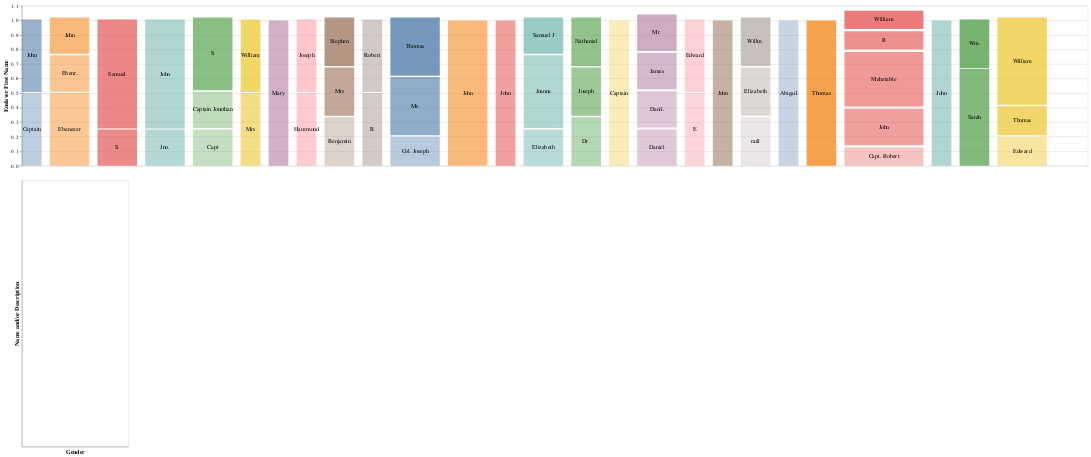

This figure's notebook cell:
### Code cell
# base chart to build on top of
base = (
    alt.Chart(data=multi_slaves)
    .transform_aggregate(count_="count()", groupby=["Enslaver Last Name", "Enslaver First Name"])
    .transform_stack(
        stack="count_",
        as_=["stack_count_Enslaver_Last_Name1", "stack_count_Enslaver_Last_Name2"],
        offset="normalize",
        sort=[alt.SortField("Enslaver Last Name", "ascending")],
        groupby=[],
    )
    .transform_window(
        x="min(stack_count_Enslaver_Last_Name1)",
        x2="max(stack_count_Enslaver_Last_Name2)",
        rank_First="dense_rank()",
        distinct_First="distinct(Enslaver First Name)",
        groupby=["Enslaver Last Name"],
        frame=[None, None],
        sort=[alt.SortField("Enslaver First Name", "ascending")],
    )
    .transform_window(
        rank_Last="dense_rank()",
        frame=[None, None],
        sort=[alt.SortField("Enslaver Last Name", "ascending")],
    )
    .transform_stack(
        stack="count_",
        groupby=["Enslaver Last Name"],
        as_=["y", "y2"],
        offset="normalize",
        sort=[alt.SortField("Enslaver First Name", "ascending")],
    )
    .transform_calculate(
        ny="datum.y + (datum.rank_First - 1) * datum.distinct_First * 0.01 / 3",
        ny2="datum.y2 + (datum.rank_First - 1) * datum.distinct_First * 0.01 / 3",
        nx="datum.x + (datum.rank_Last - 1) * 0.01",
        nx2="datum.x2 + (datum.rank_Last - 1) * 0.01",
        xc="(datum.nx+datum.nx2)/2",
        yc="(datum.ny+datum.ny2)/2",
    ).properties(
        height=300,
        width=2000
    )
)

# get geometry for rectangles
rect = base.mark_rect().encode(
    x=alt.X("nx:Q").axis(None),
    x2="nx2",
    y=alt.Y("ny:Q").axis(None),
    y2="ny2",
    color=alt.Color("Enslaver Last Name:N").legend(None),
    opacity=alt.Opacity("Enslaver First Name:N").legend(None),
    tooltip=["Enslaver Last Name:N", "Enslaver First Name:N"],
)

# add labels to rectangles
text = base.mark_text(baseline="middle").encode(
    alt.X("xc:Q").axis(None),
    alt.Y("yc:Q").title("Enslaver First Name"),
    text="Enslaver First Name:N"
)

# combine to create mosaic
mosaic = rect + text

# add enslaver name labels
origin_labels = base.mark_text(baseline="middle", align="center").encode(
    alt.X("min(xc):Q").title("Enslaver Last Name").axis(orient="top", labelColor='white'),
    alt.Color("Enslaver Last Name").legend(None),
    text="Enslaver Last Name",
).properties(height=10, width=2000, title='Enslaver Families in 1775 Charlestown')

# combine chart together
mosaic_w_labels = (
    (origin_labels & mosaic)
    .resolve_scale(x="shared")
    .configure_view(stroke="")
    .configure_concat(spacing=1)
    .configure_axis(domain=False, ticks=False, labels=True, grid=False)
)

# create brush to link to other chart
brush = alt.selection_interval(empty=True)
mosaic_w_labels = mosaic_w_labels.add_params(brush)

# make gender chart connected by brush
family_bar = alt.Chart(data=multi_slaves, title='Gender of Enslaved People').transform_aggregate(count_="count()",
                                                              groupby=["Enslaver Last Name",
                                                                       "Enslaver First Name",
                                                                       "Name and/or Description",
                                                                      "Gender"]).transform_stack(
        stack="count_",
        as_=["stack_count_Enslaver_Last_Name1", "stack_count_Enslaver_Last_Name2"],
        offset="normalize",
        sort=[alt.SortField("Enslaver Last Name", "ascending")],
        groupby=[],
    ).transform_window(
        x="min(stack_count_Enslaver_Last_Name1)",
        x2="max(stack_count_Enslaver_Last_Name2)",
        rank_First="dense_rank()",
        distinct_First="distinct(Enslaver First Name)",
        groupby=["Enslaver Last Name"],
        frame=[None, None],
        sort=[alt.SortField("Enslaver First Name", "ascending")],
    ).transform_window(
        rank_Last="dense_rank()",
        frame=[None, None],
        sort=[alt.SortField("Enslaver Last Name", "ascending")],
    ).transform_stack(
        stack="count_",
        groupby=["Enslaver Last Name"],
        as_=["y", "y2"],
        offset="normalize",
        sort=[alt.SortField("Enslaver First Name", "ascending")],
    ).transform_calculate(
        ny="datum.y + (datum.rank_First - 1) * datum.distinct_First * 0.01 / 3",
        ny2="datum.y2 + (datum.rank_First - 1) * datum.distinct_First * 0.01 / 3",
        nx="datum.x + (datum.rank_Last - 1) * 0.01",
        nx2="datum.x2 + (datum.rank_Last - 1) * 0.01",
        xc="(datum.nx+datum.nx2)/2",
        yc="(datum.ny+datum.ny2)/2",
    ).mark_bar().encode(
    x=alt.X('Gender:N', axis=alt.Axis(labelAngle=0)),
    y=alt.Y('Name and/or Description:N', title='Name and/or Description'),
    color='Enslaver Last Name:N',
    tooltip=['Enslaver First Name', 'Enslaver Last Name']
).transform_filter(brush).properties(
        height=550,
        width=300
)

interactive_enslavers = ((mosaic_w_labels & family_bar).configure_concat(spacing=50).configure_axis(domain=False, ticks=False, labels=True, grid=False))
interactive_enslavers

### Figure 1 — Vega-Lite specification as saved in the notebook (floating-point values rounded to 4 significant figures)
{"config": {"view": {"continuousWidth": 300, "continuousHeight": 300}}, "vconcat": [{"layer": [{"mark": {"type": "rect"}, "encoding": {"color": {"field": "Enslaver Last Name", "legend": null, "type": "nominal"}, "opacity": {"field": "Enslaver First Name", "legend": null, "type": "nominal"}, "tooltip": [{"field": "Enslaver Last Name", "type": "nominal"}, {"field": "Enslaver First Name", "type": "quantitative"}], "x": {"axis": null, "field": "nx", "type": "quantitative"}, "x2": {"field": "nx2"}, "y": {"field": "ny", "type": "quantitative"}, "y2": {"field": "ny2"}}, "name": "view_1", "transform": [{"aggregate": [{"op": "count", "as": "count_"}], "groupby": ["Enslaver Last Name", "Enslaver First Name"]}, {"groupby": [], "stack": "count_", "offset": "normalize", "sort": [{"field": "Enslaver Last Name", "order": "ascending"}], "as": ["stack_count_Enslaver_Last_Name1", "stack_count_Enslaver_Last_Name2"]}, {"window": [{"op": "min", "field": "stack_count_Enslaver_Last_Name1", "as": "x"}, {"op": "max", "field": "stack_count_Enslaver_Last_Name2", "as": "x2"}, {"op": "dense_rank", "field": "", "as": "rank_First"}, {"op": "distinct", "field": "Enslaver First Name", "as": "distinct_First"}], "frame": [null, null], "groupby": ["Enslaver Last Name"], "sort": [{"field": "Enslaver First Name", "order": "ascending"}]}, {"window": [{"op": "dense_rank", "field": "", "as": "rank_Last"}], "frame": [null, null], "sort": [{"field": "Enslaver Last Name", "order": "ascending"}]}, {"groupby": ["Enslaver Last Name"], "stack": "count_", "offset": "normalize", "sort": [{"field": "Enslaver First Name", "order": "ascending"}], "as": ["y", "y2"]}, {"calculate": "datum.y + (datum.rank_First - 1) * datum.distinct_First * 0.01 / 3", "as": "ny"}, {"calculate": "datum.y2 + (datum.rank_First - 1) * datum.distinct_First * 0.01 / 3", "as": "ny2"}, {"calculate": "datum.x + (datum.rank_Last - 1) * 0.01", "as": "nx"}, {"calculate": "datum.x2 + (datum.rank_Last - 1) * 0.01", "as": "nx2"}, {"calculate": "(datum.nx+datum.nx2)/2", "as": "xc"}, {"calculate": "(datum.ny+datum.ny2)/2", "as": "yc"}]}, {"mark": {"type": "text", "baseline": "middle"}, "encoding": {"text": {"field": "Enslaver First Name", "type": "nominal"}, "x": {"axis": null, "field": "xc", "type": "quantitative"}, "y": {"field": "yc", "title": "Enslaver First Name", "type": "quantitative"}}, "transform": [{"aggregate": [{"op": "count", "as": "count_"}], "groupby": ["Enslaver Last Name", "Enslaver First Name"]}, {"groupby": [], "stack": "count_", "offset": "normalize", "sort": [{"field": "Enslaver Last Name", "order": "ascending"}], "as": ["stack_count_Enslaver_Last_Name1", "stack_count_Enslaver_Last_Name2"]}, {"window": [{"op": "min", "field": "stack_count_Enslaver_Last_Name1", "as": "x"}, {"op": "max", "field": "stack_count_Enslaver_Last_Name2", "as": "x2"}, {"op": "dense_rank", "field": "", "as": "rank_First"}, {"op": "distinct", "field": "Enslaver First Name", "as": "distinct_First"}], "frame": [null, null], "groupby": ["Enslaver Last Name"], "sort": [{"field": "Enslaver First Name", "order": "ascending"}]}, {"window": [{"op": "dense_rank", "field": "", "as": "rank_Last"}], "frame": [null, null], "sort": [{"field": "Enslaver Last Name", "order": "ascending"}]}, {"groupby": ["Enslaver Last Name"], "stack": "count_", "offset": "normalize", "sort": [{"field": "Enslaver First Name", "order": "ascending"}], "as": ["y", "y2"]}, {"calculate": "datum.y + (datum.rank_First - 1) * datum.distinct_First * 0.01 / 3", "as": "ny"}, {"calculate": "datum.y2 + (datum.rank_First - 1) * datum.distinct_First * 0.01 / 3", "as": "ny2"}, {"calculate": "datum.x + (datum.rank_Last - 1) * 0.01", "as": "nx"}, {"calculate": "datum.x2 + (datum.rank_Last - 1) * 0.01", "as": "nx2"}, {"calculate": "(datum.nx+datum.nx2)/2", "as": "xc"}, {"calculate": "(datum.ny+datum.ny2)/2", "as": "yc"}]}], "height": 300, "width": 2000}, {"mark": {"type": "bar"}, "encoding": {"color": {"field": "Enslaver Last Name", "type": "nominal"}, "x": {"axis": {"labelAngle": 0}, "field": "Gender", "type": "nominal"}, "y": {"field": "Name and/or Description", "type": "nominal"}}, "height": 500, "transform": [{"aggregate": [{"op": "count", "as": "count_"}], "groupby": ["Enslaver Last Name", "Enslaver First Name", "Name and/or Description", "Gender"]}, {"groupby": [], "stack": "count_", "offset": "normalize", "sort": [{"field": "Enslaver Last Name", "order": "ascending"}], "as": ["stack_count_Enslaver_Last_Name1", "stack_count_Enslaver_Last_Name2"]}, {"window": [{"op": "min", "field": "stack_count_Enslaver_Last_Name1", "as": "x"}, {"op": "max", "field": "stack_count_Enslaver_Last_Name2", "as": "x2"}, {"op": "dense_rank", "field": "", "as": "rank_First"}, {"op": "distinct", "field": "Enslaver First Name", "as": "distinct_First"}], "frame": [null, null], "groupby": ["Enslaver Last Name"], "sort": [{"field": "Enslaver First Name", "order": "ascending"}]}, {"window": [{"op": "dense_rank", "field": "", "as": "rank_Last"}], "frame": [null, null], "sort": [{"field": "Enslaver Last Name", "order": "ascending"}]}, {"groupby": ["Enslaver Last Name"], "stack": "count_", "offset": "normalize", "sort": [{"field": "Enslaver First Name", "order": "ascending"}], "as": ["y", "y2"]}, {"calculate": "datum.y + (datum.rank_First - 1) * datum.distinct_First * 0.01 / 3", "as": "ny"}, {"calculate": "datum.y2 + (datum.rank_First - 1) * datum.distinct_First * 0.01 / 3", "as": "ny2"}, {"calculate": "datum.x + (datum.rank_Last - 1) * 0.01", "as": "nx"}, {"calculate": "datum.x2 + (datum.rank_Last - 1) * 0.01", "as": "nx2"}, {"calculate": "(datum.nx+datum.nx2)/2", "as": "xc"}, {"calculate": "(datum.ny+datum.ny2)/2", "as": "yc"}, {"filter": {"param": "param_1", "empty": false}}], "width": 200}], "data": {"name": "data-6faf342c81f7f04c9aae6a14df9f0888"}, "params": [{"name": "param_1", "select": {"type": "interval"}, "views": ["view_1"]}], "$schema": "https://vega.github.io/schema/vega-lite/v5.17.0.json", "datasets": {"data-6faf342c81f7f04c9aae6a14df9f0888": [{"Year of Record": 1741, "Total People Enslaved in Record": 1, "# Male": 0, "# Female": 1, "# Black": 1, "# Native": 0, "Name and/or Description": "Coelia", "Enslaver Last Name": "Alford", "Enslaver First Name": "Captain", "Town": "Charlestown", "Unique ID": "ID_1", "Gender": "Female"}, {"Year of Record": 1751, "Total People Enslaved in Record": 1, "# Male": 0, "# Female": 1, "# Black": 1, "# Native": 0, "Name and/or Description": "Phillis", "Enslaver Last Name": "Alford", "Enslaver First Name": "John", "Town": "Charlestown", "Unique ID": "ID_2", "Gender": "Female"}, {"Year of Record": 1749, "Total People Enslaved in Record": 1, "# Male": 0, "# Female": 1, "# Black": 1, "# Native": 0, "Name and/or Description": "Belinda ", "Enslaver Last Name": "Austin", "Enslaver First Name": "John", "Town": "Charlestown", "Unique ID": "ID_5", "Gender": "Female"}, {"Year of Record": 1721, "Total People Enslaved in Record": 1, "# Male": 1, "# Female": 0, "# Black": 1, "# Native": 0, "Name and/or Description": "Cezar ", "Enslaver Last Name": "Austin", "Enslaver First Name": "Ebenr.", "Town": "Charlestown", "Unique ID": "ID_6", "Gender": "Male"}, {"Year of Record": 1751, "Total People Enslaved in Record": 1, "# Male": 0, "# Female": 1, "# Black": 1, "# Native": 0, "Name and/or Description": "Grace", "Enslaver Last Name": "Austin", "Enslaver First Name": "Ebenezer", "Town": "Charlestown", "Unique ID": "ID_7", "Gender": "Female"}, {"Year of Record": 1751, "Total People Enslaved in Record": 1, "# Male": 0, "# Female": 1, "# Black": 1, "# Native": 0, "Name and/or Description": "Nanne", "Enslaver Last Name": "Austin", "Enslaver First Name": "Ebenezer", "Town": "Charlestown", "Unique ID": "ID_8", "Gender": "Female"}, {"Year of Record": 1741, "Total People Enslaved in Record": 1, "# Male": 1, "# Female": 0, "# Black": 1, "# Native": 0, "Name and/or Description": "Jupiter", "Enslaver Last Name": "Cary", "Enslaver First Name": "Samuel", "Town": "Charlestown", "Unique ID": "ID_16", "Gender": "Male"}, {"Year of Record": 1741, "Total People Enslaved in Record": 1, "# Male": 0, "# Female": 1, "# Black": 1, "# Native": 0, "Name and/or Description": "Marcah", "Enslaver Last Name": "Cary", "Enslaver First Name": "Samuel", "Town": "Charlestown", "Unique ID": "ID_17", "Gender": "Female"}, {"Year of Record": 1741, "Total People Enslaved in Record": 1, "# Male": 1, "# Female": 0, "# Black": 1, "# Native": 0, "Name and/or Description": "Tartar", "Enslaver Last Name": "Cary", "Enslaver First Name": "S.", "Town": "Charlestown", "Unique ID": "ID_18", "Gender": "Male"}, {"Year of Record": 1741, "Total People Enslaved in Record": 1, "# Male": 1, "# Female": 0, "# Black": 1, "# Native": 0, "Name and/or Description": "Wenham", "Enslaver Last Name": "Cary", "Enslaver First Name": "Samuel", "Town": "Charlestown", "Unique ID": "ID_19", "Gender": "Male"}, {"Year of Record": 1755, "Total People Enslaved in Record": 1, "# Male": 1, "# Female": 0, "# Black": 1, "# Native": 0, "Name and/or Description": "Mark", "Enslaver Last Name": "Codman", "Enslaver First Name": "John", "Town": "Charlestown", "Unique ID": "ID_24", "Gender": "Male"}, {"Year of Record": 1755, "Total People Enslaved in Record": 1, "# Male": 0, "# Female": 1, "# Black": 1, "# Native": 0, "Name and/or Description": "Phebe ", "Enslaver Last Name": "Codman", "Enslaver First Name": "John", "Town": "Charlestown", "Unique ID": "ID_25", "Gender": "Female"}, {"Year of Record": 1755, "Total People Enslaved in Record": 1, "# Male": 0, "# Female": 1, "# Black": 1, "# Native": 0, "Name and/or Description": "Phillis", "Enslaver Last Name": "Codman", "Enslaver First Name": "John", "Town": "Charlestown", "Unique ID": "ID_26", "Gender": "Female"}, {"Year of Record": 1770, "Total People Enslaved in Record": 1, "# Male": 1, "# Female": 0, "# Black": 1, "# Native": 0, "Name and/or Description": "Pompey ", "Enslaver Last Name": "Codman", "Enslaver First Name": "Jno.", "Town": "Charlestown", "Unique ID": "ID_27", "Gender": "Male"}, {"Year of Record": 1771, "Total People Enslaved in Record": 1, "# Male": 1, "# Female": 0, "# Black": 1, "# Native": 0, "Name and/or Description": "Bacchus", "Enslaver Last Name": "Dowse", "Enslaver First Name": "Capt", "Town": "Charlestown", "Unique ID": "ID_30", "Gender": "Male"}, {"Year of Record": 1766, "Total People Enslaved in Record": 1, "# Male": 1, "# Female": 0, "# Black": 1, "# Native": 0, "Name and/or Description": "Juba", "Enslaver Last Name": "Dowse", "Enslaver First Name": "S", "Town": "Charlestown", "Unique ID": "ID_31", "Gender": "Male"}, {"Year of Record": 1713, "Total People Enslaved in Record": 1, "# Male": 1, "# Female": 0, "# Black": 1, "# Native": 0, "Name and/or Description": "man", "Enslaver Last Name": "Dowse", "Enslaver First Name": "Captain Jonathan", "Town": "Charlestown", "Unique ID": "ID_32", "Gender": "Male"}, {"Year of Record": 1746, "Total People Enslaved in Record": 1, "# Male": 0, "# Female": 1, "# Black": 1, "# Native": 0, "Name and/or Description": "Phillida", "Enslaver Last Name": "Dowse", "Enslaver First Name": "S", "Town": "Charlestown", "Unique ID": "ID_33", "Gender": "Female"}, {"Year of Record": 1751, "Total People Enslaved in Record": 1, "# Male": 0, "# Female": 1, "# Black": 1, "# Native": 0, "Name and/or Description": "Dina", "Enslaver Last Name": "Foster", "Enslaver First Name": "Mrs", "Town": "Charlestown", "Unique ID": "ID_37", "Gender": "Female"}, {"Year of Record": 1748, "Total People Enslaved in Record": 1, "# Male": 1, "# Female": 0, "# Black": 1, "# Native": 0, "Name and/or Description": "Pompey", "Enslaver Last Name": "Foster", "Enslaver First Name": "William", "Town": "Charlestown", "Unique ID": "ID_38", "Gender": "Male"}, {"Year of Record": 1729, "Total People Enslaved in Record": 1, "# Male": 1, "# Female": 0, "# Black": 1, "# Native": 0, "Name and/or Description": "Jack ", "Enslaver Last Name": "Frothingham", "Enslaver First Name": "Mary", "Town": "Charlestown", "Unique ID": "ID_41", "Gender": "Male"}, {"Year of Record": 1710, "Total People Enslaved in Record": 1, "# Male": 0, "# Female": 1, "# Black": 1, "# Native": 0, "Name and/or Description": "Robin", "Enslaver Last Name": "Frothingham", "Enslaver First Name": "Mary", "Town": "Charlestown", "Unique ID": "ID_42", "Gender": "Female"}, {"Year of Record": 1742, "Total People Enslaved in Record": 1, "# Male": 0, "# Female": 1, "# Black": 1, "# Native": 0, "Name and/or Description": "Flora ", "Enslaver Last Name": "Gowen", "Enslaver First Name": "Joseph", "Town": "Charlestown", "Unique ID": "ID_45", "Gender": "Female"}, {"Year of Record": 1762, "Total People Enslaved in Record": 1, "# Male": 1, "# Female": 0, "# Black": 1, "# Native": 0, "Name and/or Description": "Fortune", "Enslaver Last Name": "Gowen", "Enslaver First Name": "Hammond", "Town": "Charlestown", "Unique ID": "ID_46", "Gender": "Male"}, {"Year of Record": 1762, "Total People Enslaved in Record": 1, "# Male": 0, "# Female": 1, "# Black": 1, "# Native": 0, "Name and/or Description": "Jane", "Enslaver Last Name": "Kent", "Enslaver First Name": "Mrs", "Town": "Charlestown", "Unique ID": "ID_53", "Gender": "Female"}, {"Year of Record": 1753, "Total People Enslaved in Record": 1, "# Male": 0, "# Female": 1, "# Black": 1, "# Native": 0, "Name and/or Description": "Jenny", "Enslaver Last Name": "Kent", "Enslaver First Name": "Benjamin", "Town": "Charlestown", "Unique ID": "ID_54", "Gender": "Female"}, {"Year of Record": 1753, "Total People Enslaved in Record": 1, "# Male": 0, "# Female": 1, "# Black": 1, "# Native": 0, "Name and/or Description": "Violet", "Enslaver Last Name": "Kent", "Enslaver First Name": "Stephen", "Town": "Charlestown", "Unique ID": "ID_55", "Gender": "Female"}, {"Year of Record": 1749, "Total People Enslaved in Record": 1, "# Male": 1, "# Female": 0, "# Black": 1, "# Native": 0, "Name and/or Description": "Charlestown", "Enslaver Last Name": "Luist", "Enslaver First Name": "R", "Town": "Charlestown", "Unique ID": "ID_57", "Gender": "Male"}, {"Year of Record": 1759, "Total People Enslaved in Record": 1, "# Male": 1, "# Female": 0, "# Black": 1, "# Native": 0, "Name and/or Description": "Jack", "Enslaver Last Name": "Luist", "Enslaver First Name": "Robert", "Town": "Charlestown", "Unique ID": "ID_58", "Gender": "Male"}, {"Year of Record": 1771, "Total People Enslaved in Record": 1, "# Male": 1, "# Female": 0, "# Black": 1, "# Native": 0, "Name and/or Description": "Boston", "Enslaver Last Name": "Lynde", "Enslaver First Name": "Thomas", "Town": "Charlestown", "Unique ID": "ID_59", "Gender": "Male"}, {"Year of Record": 1771, "Total People Enslaved in Record": 1, "# Male": 1, "# Female": 0, "# Black": 1, "# Native": 0, "Name and/or Description": "Cimbo", "Enslaver Last Name": "Lynde", "Enslaver First Name": "Thomas", "Town": "Charlestown", "Unique ID": "ID_60", "Gender": "Male"}, {"Year of Record": 1713, "Total People Enslaved in Record": 1, "# Male": 0, "# Female": 0, "# Black": 1, "# Native": 0, "Name and/or Description": "servant", "Enslaver Last Name": "Lynde", "Enslaver First Name": "Col. Joseph", "Town": "Charlestown", "Unique ID": "ID_61", "Gender": "Male"}, {"Year of Record": 1764, "Total People Enslaved in Record": 1, "# Male": 0, "# Female": 0, "# Black": 1, "# Native": 0, "Name and/or Description": "servant", "Enslaver Last Name": "Lynde", "Enslaver First Name": "Mr.", "Town": "Charlestown", "Unique ID": "ID_62", "Gender": "Male"}, {"Year of Record": 1765, "Total People Enslaved in Record": 1, "# Male": 0, "# Female": 0, "# Black": 1, "# Native": 0, "Name and/or Description": "servant", "Enslaver Last Name": "Lynde", "Enslaver First Name": "Mr.", "Town": "Charlestown", "Unique ID": "ID_63", "Gender": "Male"}, {"Year of Record": 1730, "Total People Enslaved in Record": 1, "# Male": 1, "# Female": 0, "# Black": 1, "# Native": 0, "Name and/or Description": "Cesar", "Enslaver Last Name": "Marshall", "Enslaver First Name": "John", "Town": "Charlestown", "Unique ID": "ID_64", "Gender": "Male"}, {"Year of Record": 1730, "Total People Enslaved in Record": 1, "# Male": 1, "# Female": 0, "# Black": 1, "# Native": 0, "Name and/or Description": "Glocester", "Enslaver Last Name": "Marshall", "Enslaver First Name": "John", "Town": "Charlestown", "Unique ID": "ID_65", "Gender": "Male"}, {"Year of Record": 1730, "Total People Enslaved in Record": 1, "# Male": 0, "# Female": 1, "# Black": 1, "# Native": 0, "Name and/or Description": "Phillis", "Enslaver Last Name": "Marshall", "Enslaver First Name": "John", "Town": "Charlestown", "Unique ID": "ID_66", "Gender": "Female"}, {"Year of Record": 1730, "Total People Enslaved in Record": 1, "# Male": 1, "# Female": 0, "# Black": 1, "# Native": 0, "Name and/or Description": "Toney", "Enslaver Last Name": "Marshall", "Enslaver First Name": "John", "Town": "Charlestown", "Unique ID": "ID_67", "Gender": "Male"}, {"Year of Record": 1752, "Total People Enslaved in Record": 1, "# Male": 0, "# Female": 1, "# Black": 1, "# Native": 0, "Name and/or Description": "Phillis", "Enslaver Last Name": "Miller", "Enslaver First Name": "John", "Town": "Charlestown", "Unique ID": "ID_68", "Gender": "Female"}, {"Year of Record": 1752, "Total People Enslaved in Record": 1, "# Male": 1, "# Female": 0, "# Black": 1, "# Native": 0, "Name and/or Description": "Smith", "Enslaver Last Name": "Miller", "Enslaver First Name": "John", "Town": "Charlestown", "Unique ID": "ID_69", "Gender": "Male"}, {"Year of Record": 1751, "Total People Enslaved in Record": 1, "# Male": 0, "# Female": 1, "# Black": 1, "# Native": 0, "Name and/or Description": "Jenny", "Enslaver Last Name": "Phillips", "Enslaver First Name": "Joanna", "Town": "Charlestown", "Unique ID": "ID_74", "Gender": "Female"}, {"Year of Record": 1751, "Total People Enslaved in Record": 1, "# Male": 1, "# Female": 0, "# Black": 1, "# Native": 0, "Name and/or Description": "Middlesex", "Enslaver Last Name": "Phillips", "Enslaver First Name": "Samuel J", "Town": "Charlestown", "Unique ID": "ID_75", "Gender": "Male"}, {"Year of Record": 1707, "Total People Enslaved in Record": 1, "# Male": 0, "# Female": 1, "# Black": 1, "# Native": 0, "Name and/or Description": "Nelle", "Enslaver Last Name": "Phillips", "Enslaver First Name": "Elizabeth", "Town": "Charlestown", "Unique ID": "ID_76", "Gender": "Female"}, {"Year of Record": 1757, "Total People Enslaved in Record": 1, "# Male": 0, "# Female": 1, "# Black": 1, "# Native": 0, "Name and/or Description": "Phebe ", "Enslaver Last Name": "Phillips", "Enslaver First Name": "Joanna", "Town": "Charlestown", "Unique ID": "ID_77", "Gender": "Female"}, {"Year of Record": 1755, "Total People Enslaved in Record": 1, "# Male": 1, "# Female": 0, "# Black": 1, "# Native": 0, "Name and/or Description": "Cato", "Enslaver Last Name": "Rand", "Enslaver First Name": "Dr. ", "Town": "Charlestown", "Unique ID": "ID_80", "Gender": "Male"}, {"Year of Record": 1760, "Total People Enslaved in Record": 1, "# Male": 0, "# Female": 1, "# Black": 1, "# Native": 0, "Name and/or Description": "Dinah", "Enslaver Last Name": "Rand", "Enslaver First Name": "Nathaniel", "Town": "Charlestown", "Unique ID": "ID_81", "Gender": "Female"}, {"Year of Record": 1770, "Total People Enslaved in Record": 1, "# Male": 1, "# Female": 0, "# Black": 1, "# Native": 0, "Name and/or Description": "Negro Man", "Enslaver Last Name": "Rand", "Enslaver First Name": "Joseph", "Town": "Charlestown", "Unique ID": "ID_82", "Gender": "Male"}, {"Year of Record": 1708, "Total People Enslaved in Record": 1, "# Male": 1, "# Female": 0, "# Black": 1, "# Native": 0, "Name and/or Description": "Charles Dungeon", "Enslaver Last Name": "Rows", "Enslaver First Name": "Captain", "Town": "Charlestown", "Unique ID": "ID_84", "Gender": "Male"}, {"Year of Record": 1708, "Total People Enslaved in Record": 1, "# Male": 1, "# Female": 0, "# Black": 1, "# Native": 0, "Name and/or Description": "Maudlin Ward", "Enslaver Last Name": "Rows", "Enslaver First Name": "Captain", "Town": "Charlestown", "Unique ID": "ID_85", "Gender": "Male"}, {"Year of Record": 1721, "Total People Enslaved in Record": 1, "# Male": 1, "# Female": 0, "# Black": 1, "# Native": 0, "Name and/or Description": "Herriford ", "Enslaver Last Name": "Russell", "Enslaver First Name": "Danil.", "Town": "Charlestown", "Unique ID": "ID_87", "Gender": "Male"}, {"Year of Record": 1741, "Total People Enslaved in Record": 1, "# Male": 0, "# Female": 1, "# Black": 1, "# Native": 0, "Name and/or Description": "Phillis", "Enslaver Last Name": "Russell", "Enslaver First Name": "James", "Town": "Charlestown", "Unique ID": "ID_88", "Gender": "Female"}, {"Year of Record": 1764, "Total People Enslaved in Record": 1, "# Male": 1, "# Female": 0, "# Black": 1, "# Native": 0, "Name and/or Description": "Quace", "Enslaver Last Name": "Russell", "Enslaver First Name": "Daniel", "Town": "Charlestown", "Unique ID": "ID_89", "Gender": "Male"}, {"Year of Record": 1725, "Total People Enslaved in Record": 1, "# Male": 0, "# Female": 1, "# Black": 1, "# Native": 0, "Name and/or Description": "Zilphah ", "Enslaver Last Name": "Russell", "Enslaver First Name": "Mr.", "Town": "Charlestown", "Unique ID": "ID_90", "Gender": "Female"}, {"Year of Record": 1771, "Total People Enslaved in Record": 1, "# Male": 1, "# Female": 0, "# Black": 1, "# Native": 0, "Name and/or Description": "Cato", "Enslaver Last Name": "Sheaf", "Enslaver First Name": "Edward", "Town": "Charlestown", "Unique ID": "ID_93", "Gender": "Male"}, {"Year of Record": 1771, "Total People Enslaved in Record": 1, "# Male": 0, "# Female": 1, "# Black": 1, "# Native": 0, "Name and/or Description": "Molly", "Enslaver Last Name": "Sheaf", "Enslaver First Name": "E", "Town": "Charlestown", "Unique ID": "ID_94", "Gender": "Female"}, {"Year of Record": 1751, "Total People Enslaved in Record": 1, "# Male": 1, "# Female": 0, "# Black": 1, "# Native": 0, "Name and/or Description": "Dick", "Enslaver Last Name": "Skinner", "Enslaver First Name": "John", "Town": "Charlestown", "Unique ID": "ID_95", "Gender": "Male"}, {"Year of Record": 1751, "Total People Enslaved in Record": 1, "# Male": 1, "# Female": 0, "# Black": 1, "# Native": 0, "Name and/or Description": "Duke", "Enslaver Last Name": "Skinner", "Enslaver First Name": "John", "Town": "Charlestown", "Unique ID": "ID_96", "Gender": "Male"}, {"Year of Record": 1727, "Total People Enslaved in Record": 1, "# Male": 1, "# Female": 0, "# Black": 1, "# Native": 0, "Name and/or Description": "London ", "Enslaver Last Name": "Smith", "Enslaver First Name": "Willm.", "Town": "Charlestown", "Unique ID": "ID_97", "Gender": "Male"}, {"Year of Record": 1717, "Total People Enslaved in Record": 1, "# Male": 0, "# Female": 1, "# Black": 1, "# Native": 0, "Name and/or Description": "Marca ", "Enslaver Last Name": "Smith", "Enslaver First Name": null, "Town": "Charlestown", "Unique ID": "ID_98", "Gender": "Female"}, {"Year of Record": 1717, "Total People Enslaved in Record": 1, "# Male": 0, "# Female": 1, "# Black": 1, "# Native": 0, "Name and/or Description": "Meria", "Enslaver Last Name": "Smith", "Enslaver First Name": "Elizabeth", "Town": "Charlestown", "Unique ID": "ID_99", "Gender": "Female"}, {"Year of Record": 1770, "Total People Enslaved in Record": 1, "# Male": 0, "# Female": 1, "# Black": 1, "# Native": 0, "Name and/or Description": "Dinah ", "Enslaver Last Name": "Stevens", "Enslaver First Name": "Abigail", "Town": "Charlestown", "Unique ID": "ID_101", "Gender": "Female"}, {"Year of Record": 1756, "Total People Enslaved in Record": 1, "# Male": 1, "# Female": 0, "# Black": 1, "# Native": 0, "Name and/or Description": "Sambo ", "Enslaver Last Name": "Stevens", "Enslaver First Name": "Abigail", "Town": "Charlestown", "Unique ID": "ID_102", "Gender": "Male"}, {"Year of Record": 1741, "Total People Enslaved in Record": 1, "# Male": 1, "# Female": 0, "# Black": 1, "# Native": 0, "Name and/or Description": "Boston ", "Enslaver Last Name": "Symmes", "Enslaver First Name": "Thomas", "Town": "Charlestown", "Unique ID": "ID_105", "Gender": "Male"}, {"Year of Record": 1735, "Total People Enslaved in Record": 1, "# Male": 1, "# Female": 0, "# Black": 1, "# Native": 0, "Name and/or Description": "Cesar", "Enslaver Last Name": "Symmes", "Enslaver First Name": "Thomas", "Town": "Charlestown", "Unique ID": "ID_106", "Gender": "Male"}, {"Year of Record": 1741, "Total People Enslaved in Record": 1, "# Male": 0, "# Female": 1, "# Black": 1, "# Native": 0, "Name and/or Description": "Cimbo ", "Enslaver Last Name": "Symmes", "Enslaver First Name": "Thomas", "Town": "Charlestown", "Unique ID": "ID_107", "Gender": "Female"}, {"Year of Record": 1754, "Total People Enslaved in Record": 1, "# Male": 1, "# Female": 0, "# Black": 1, "# Native": 0, "Name and/or Description": "Bandon", "Enslaver Last Name": "Temple", "Enslaver First Name": "Mehetable", "Town": "Charlestown", "Unique ID": "ID_108", "Gender": "Male"}, {"Year of Record": 1725, "Total People Enslaved in Record": 1, "# Male": 0, "# Female": 1, "# Black": 1, "# Native": 0, "Name and/or Description": "Dutches ", "Enslaver Last Name": "Temple", "Enslaver First Name": "Capt. Robert", "Town": "Charlestown", "Unique ID": "ID_109", "Gender": "Female"}, {"Year of Record": 1754, "Total People Enslaved in Record": 1, "# Male": 1, "# Female": 0, "# Black": 1, "# Native": 0, "Name and/or Description": "Jack", "Enslaver Last Name": "Temple", "Enslaver First Name": "William", "Town": "Charlestown", "Unique ID": "ID_110", "Gender": "Male"}, {"Year of Record": 1754, "Total People Enslaved in Record": 1, "# Male": 1, "# Female": 0, "# Black": 1, "# Native": 0, "Name and/or Description": "Jumbo", "Enslaver Last Name": "Temple", "Enslaver First Name": "R", "Town": "Charlestown", "Unique ID": "ID_111", "Gender": "Male"}, {"Year of Record": 1754, "Total People Enslaved in Record": 1, "# Male": 1, "# Female": 0, "# Black": 1, "# Native": 0, "Name and/or Description": "Kerry", "Enslaver Last Name": "Temple", "Enslaver First Name": "Mehetable", "Town": "Charlestown", "Unique ID": "ID_112", "Gender": "Male"}, {"Year of Record": 1754, "Total People Enslaved in Record": 1, "# Male": 1, "# Female": 0, "# Black": 1, "# Native": 0, "Name and/or Description": "Limerick", "Enslaver Last Name": "Temple", "Enslaver First Name": "John", "Town": "Charlestown", "Unique ID": "ID_113", "Gender": "Male"}, {"Year of Record": 1754, "Total People Enslaved in Record": 1, "# Male": 0, "# Female": 1, "# Black": 1, "# Native": 0, "Name and/or Description": "Mallow", "Enslaver Last Name": "Temple", "Enslaver First Name": "Mehetable", "Town": "Charlestown", "Unique ID": "ID_114", "Gender": "Female"}, {"Year of Record": 1754, "Total People Enslaved in Record": 1, "# Male": 1, "# Female": 0, "# Black": 1, "# Native": 0, "Name and/or Description": "Sambo", "Enslaver Last Name": "Temple", "Enslaver First Name": "John", "Town": "Charlestown", "Unique ID": "ID_115", "Gender": "Male"}, {"Year of Record": 1732, "Total People Enslaved in Record": 1, "# Male": 1, "# Female": 0, "# Black": 1, "# Native": 0, "Name and/or Description": "Scipio", "Enslaver Last Name": "Tucker", "Enslaver First Name": "John", "Town": "Charlestown", "Unique ID": "ID_118", "Gender": "Male"}, {"Year of Record": 1732, "Total People Enslaved in Record": 1, "# Male": 0, "# Female": 1, "# Black": 1, "# Native": 0, "Name and/or Description": "Violet", "Enslaver Last Name": "Tucker", "Enslaver First Name": "John", "Town": "Charlestown", "Unique ID": "ID_119", "Gender": "Female"}, {"Year of Record": 1771, "Total People Enslaved in Record": 1, "# Male": 1, "# Female": 0, "# Black": 1, "# Native": 0, "Name and/or Description": "Jack ", "Enslaver Last Name": "Tufts", "Enslaver First Name": "Wm.", "Town": "Charlestown", "Unique ID": "ID_120", "Gender": "Male"}, {"Year of Record": 1748, "Total People Enslaved in Record": 1, "# Male": 0, "# Female": 1, "# Black": 1, "# Native": 0, "Name and/or Description": "Nanne", "Enslaver Last Name": "Tufts", "Enslaver First Name": "Sarah", "Town": "Charlestown", "Unique ID": "ID_121", "Gender": "Female"}, {"Year of Record": 1748, "Total People Enslaved in Record": 1, "# Male": 1, "# Female": 0, "# Black": 1, "# Native": 0, "Name and/or Description": "Reuben", "Enslaver Last Name": "Tufts", "Enslaver First Name": "Sarah", "Town": "Charlestown", "Unique ID": "ID_122", "Gender": "Male"}, {"Year of Record": 1734, "Total People Enslaved in Record": 1, "# Male": 1, "# Female": 0, "# Black": 1, "# Native": 0, "Name and/or Description": "Cuffee ", "Enslaver Last Name": "Wyer", "Enslaver First Name": "William", "Town": "Charlestown", "Unique ID": "ID_130", "Gender": "Male"}, {"Year of Record": 1748, "Total People Enslaved in Record": 1, "# Male": 1, "# Female": 0, "# Black": 1, "# Native": 0, "Name and/or Description": "Ephraim", "Enslaver Last Name": "Wyer", "Enslaver First Name": "Thomas", "Town": "Charlestown", "Unique ID": "ID_131", "Gender": "Male"}, {"Year of Record": 1748, "Total People Enslaved in Record": 1, "# Male": 0, "# Female": 1, "# Black": 1, "# Native": 0, "Name and/or Description": "Grace ", "Enslaver Last Name": "Wyer", "Enslaver First Name": "William", "Town": "Charlestown", "Unique ID": "ID_132", "Gender": "Female"}, {"Year of Record": 1734, "Total People Enslaved in Record": 1, "# Male": 0, "# Female": 1, "# Black": 1, "# Native": 0, "Name and/or Description": "Jenny ", "Enslaver Last Name": "Wyer", "Enslaver First Name": "William", "Town": "Charlestown", "Unique ID": "ID_133", "Gender": "Female"}, {"Year of Record": 1748, "Total People Enslaved in Record": 1, "# Male": 1, "# Female": 0, "# Black": 1, "# Native": 0, "Name and/or Description": "Quash", "Enslaver Last Name": "Wyer", "Enslaver First Name": "Edward", "Town": "Charlestown", "Unique ID": "ID_134", "Gender": "Male"}]}}
